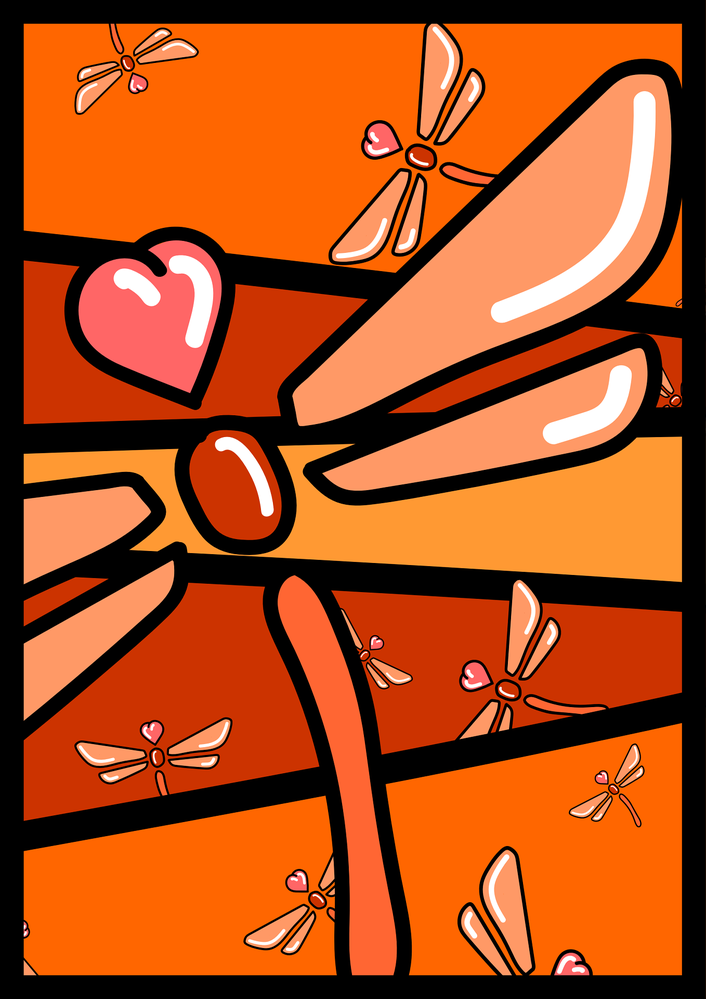
#> input picture ch20/openCV/fresh_morning-mind-10152727_1920.png, 706 x 999 px, shrunk from 1358 x 1920 before the run, found by its file name
$ python opencv_rotation.py
#> lines starting #> are read from the running program, lines starting #| are printed output that depends on the picture
# opencv_rotation.py

import cv2

image = cv2.imread("/Users/min/Code/rokey/py_work/ch20/openCV/fresh_morning-mind-10152727_1920.png")
#> image is the input picture: shape (999, 706, 3); mean B, G, R 26.5, 78.1, 172.3

print(image.shape)   # 세로, 가로, 채널 정보
#| (999, 706, 3)
(h, w) = image.shape[0:2]
#> h = 999; w = 706
center = (w/2, h/2)
#> center = (353, 499.5)

matrix = cv2.getRotationMatrix2D(center, 45, 1.0)

rotated = cv2.warpAffine(image, matrix, (w, h))
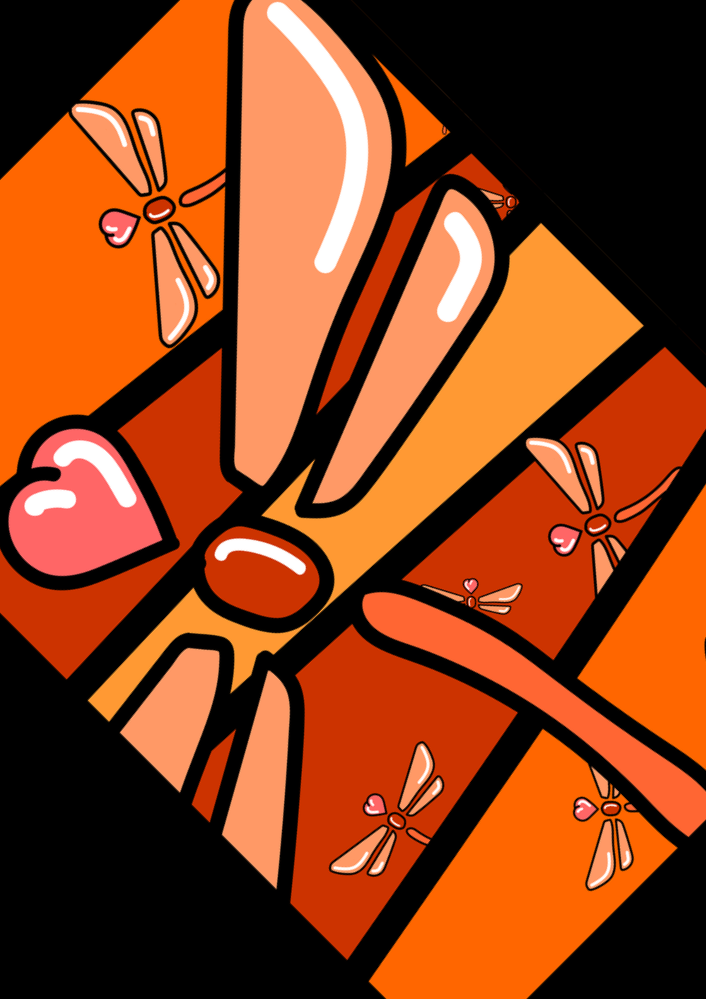
#> rotated: shape (999, 706, 3); mean B, G, R 25, 63.9, 138.5


cv2.imshow("Loaded Image", rotated)
cv2.waitKey(0)   # 0: 무한 대기
cv2.destroyAllWindows()

$ run again, with ch20/openCV/aespa.jpg saved as ch20/openCV/fresh_morning-mind-10152727_1920.png
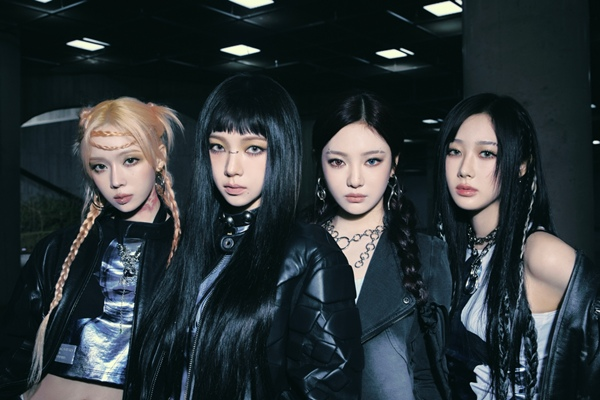
#> input picture ch20/openCV/aespa.jpg, 600 x 400 px, found by its file name
#> image is the input picture: shape (400, 600, 3); mean B, G, R 56.6, 53.4, 44.9
#| (400, 600, 3)
#> `rotated = cv2.warpAffine(image, matrix, (w, h))`:
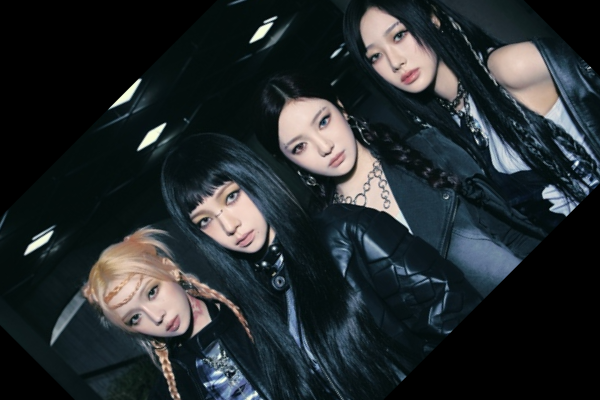
#> rotated: shape (400, 600, 3); mean B, G, R 46.2, 43.9, 37.9
